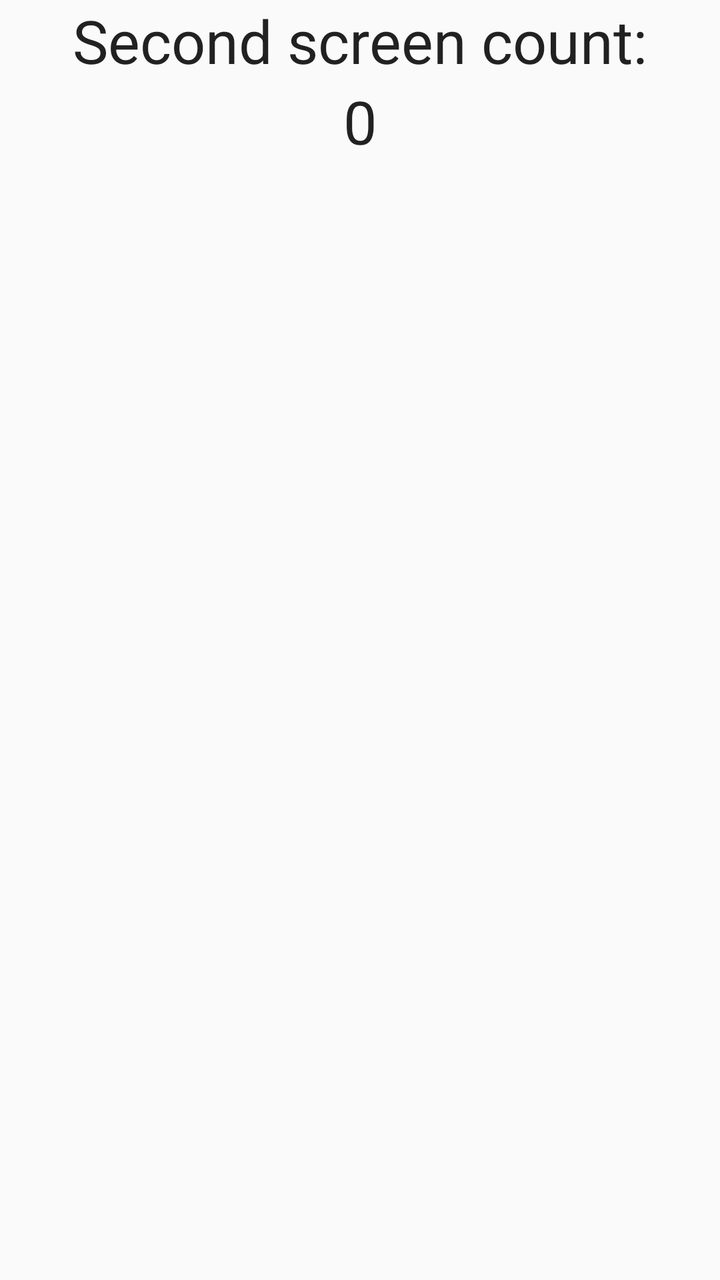
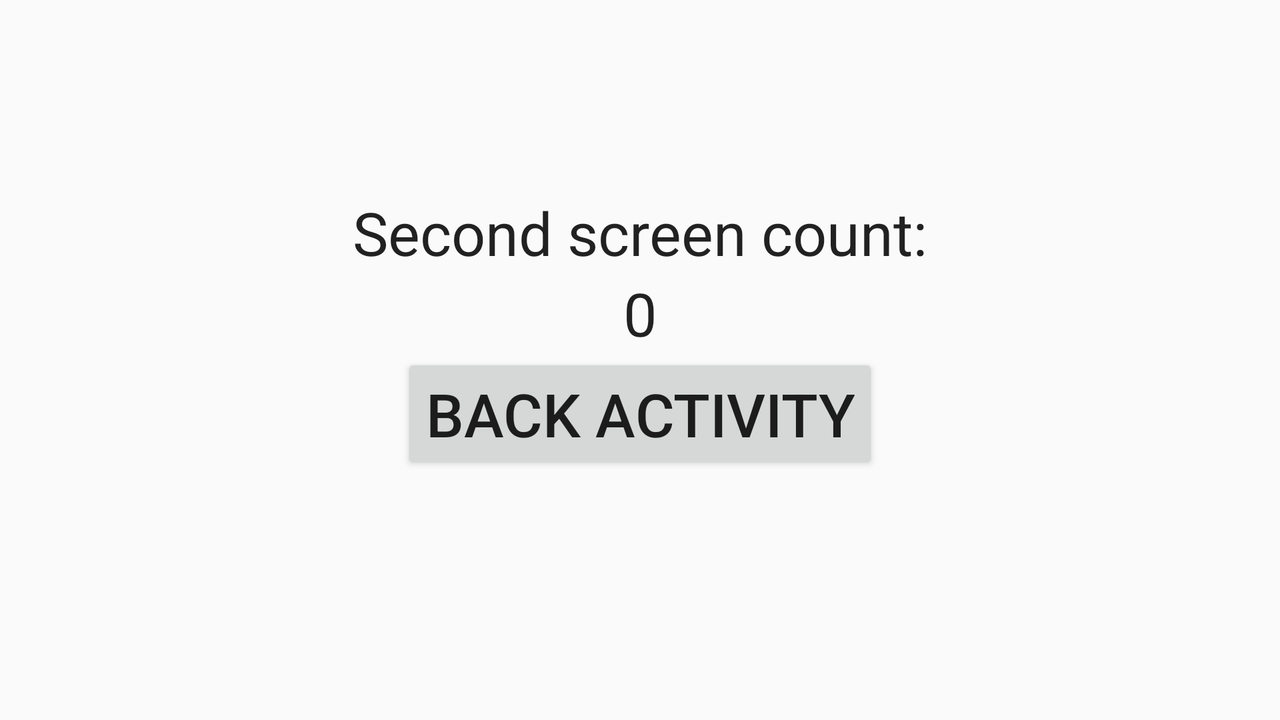

One screen, two layout resources from the same app: the default and the author's alternative for another configuration. Each is rendered where Android would select it; the XML of both is given below.
<!-- AndroidManifest.xml: application theme AppTheme -->
<!-- res/layout/activity_next.xml -->
<?xml version="1.0" encoding="utf-8"?>
<androidx.constraintlayout.widget.ConstraintLayout xmlns:android="http://schemas.android.com/apk/res/android"
    xmlns:app="http://schemas.android.com/apk/res-auto"
    xmlns:tools="http://schemas.android.com/tools"
    android:layout_width="match_parent"
    android:layout_height="match_parent"
    tools:context=".NextActivity">

    <TextView
        android:id="@+id/description_next_activity_text_view"
        android:layout_width="wrap_content"
        android:layout_height="wrap_content"
        android:text="@string/description_next_text_view"
        style="@style/AppTheme"
        app:layout_constraintEnd_toEndOf="parent"
        app:layout_constraintStart_toStartOf="parent"
        app:layout_constraintTop_toTopOf="parent" />

    <TextView
        android:id="@+id/count_text_view"
        android:layout_width="wrap_content"
        android:layout_height="wrap_content"
        style="@style/AppTheme"
        app:layout_constraintTop_toBottomOf="@+id/description_next_activity_text_view"
        app:layout_constraintStart_toStartOf="parent"
        app:layout_constraintEnd_toEndOf="parent"
        android:text="@string/count"/>
</androidx.constraintlayout.widget.ConstraintLayout>
<!-- resources referenced by this layout -->
<resources>
  <string name="count">0</string>
  <string name="description_next_text_view">Second screen count:</string>
  <style name="AppTheme" parent="Theme.AppCompat.Light.DarkActionBar">
          
          <item name="colorPrimary">@color/colorPrimary</item>
          <item name="colorPrimaryDark">@color/colorPrimaryDark</item>
          <item name="colorAccent">@color/colorAccent</item>
          <item name="android:textSize">30sp</item>
      </style>
</resources>
<!-- res/layout-land/activity_next.xml (the author's variant of the layout above) -->
<!-- drawn on the phone turned sideways -->
<?xml version="1.0" encoding="utf-8"?>
<androidx.constraintlayout.widget.ConstraintLayout xmlns:android="http://schemas.android.com/apk/res/android"
    xmlns:app="http://schemas.android.com/apk/res-auto"
    android:layout_width="match_parent"
    android:layout_height="match_parent">

    <TextView
        android:id="@+id/description_next_activity_text_view"
        style="@style/AppTheme"
        android:layout_width="wrap_content"
        android:layout_height="wrap_content"
        android:text="@string/description_next_text_view"
        app:layout_constraintBottom_toBottomOf="parent"
        app:layout_constraintEnd_toEndOf="parent"
        app:layout_constraintStart_toStartOf="parent"
        app:layout_constraintTop_toTopOf="parent"
        app:layout_constraintVertical_bias="0.3" />

    <TextView
        android:id="@+id/count_text_view"
        style="@style/AppTheme"
        android:layout_width="wrap_content"
        android:layout_height="wrap_content"
        android:text="@string/count"
        app:layout_constraintEnd_toEndOf="parent"
        app:layout_constraintStart_toStartOf="parent"
        app:layout_constraintTop_toBottomOf="@+id/description_next_activity_text_view" />

    <Button
        android:id="@+id/back_activity_button"
        android:layout_width="wrap_content"
        android:layout_height="wrap_content"
        android:onClick="backActivity"
        android:text="@string/back_activity_button"
        app:layout_constraintEnd_toEndOf="parent"
        app:layout_constraintStart_toStartOf="parent"
        app:layout_constraintTop_toBottomOf="@+id/count_text_view" />

</androidx.constraintlayout.widget.ConstraintLayout>
<!-- resources referenced by the variant -->
<!-- as the phone turned sideways resolves them -->
<resources>
  <string name="back_activity_button">Back Activity</string>
  <string name="count">0</string>
  <string name="description_next_text_view">Second screen count:</string>
  <style name="AppTheme" parent="Theme.AppCompat.Light.DarkActionBar">
          
          <item name="colorPrimary">@color/colorPrimary</item>
          <item name="colorPrimaryDark">@color/colorPrimaryDark</item>
          <item name="colorAccent">@color/colorAccent</item>
          <item name="android:textSize">30sp</item>
      </style>
</resources>
